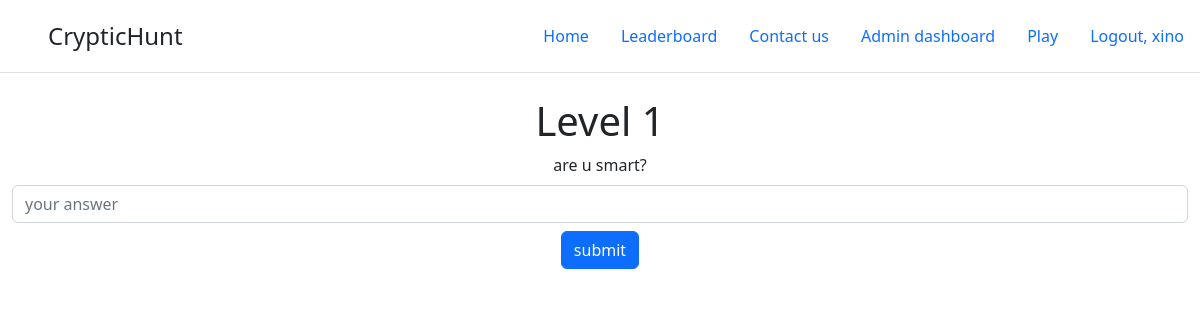
Page /play/1 (signed in) on the earlier database version.
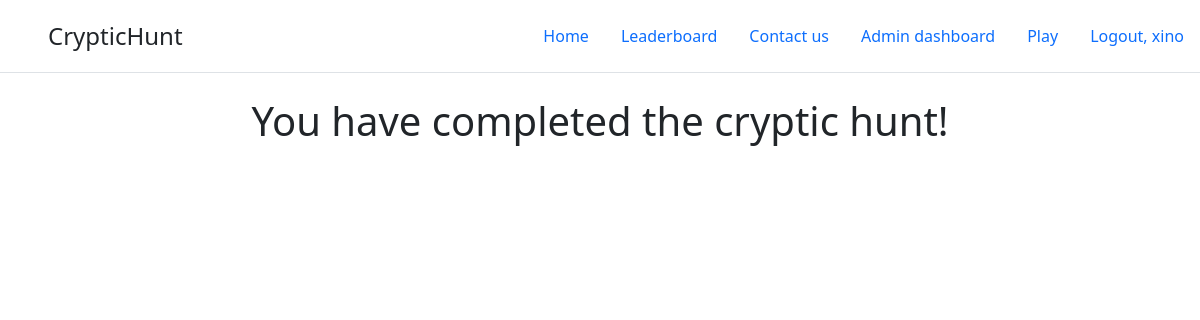
Same page on the later database version.
### hack/models.py (models this page shows)
class Question(db.Model):
    id = db.Column(db.Integer, primary_key=True)
    ques = db.Column(db.String, nullable=False)
    ans = db.Column(db.String, nullable=False)

### app.py (the view, shortened to what this page needs)
@app.route('/play/<id>', methods=['GET', 'POST'])
@login_required
def play(id):
    mess=''
    question = Question.query.filter_by(id=id).first()
    form = HuntForm()
    maxq = Question.query.all()
    return render_template('hunt.html', question=question, form=form, mess=mess, maxq=maxq)

### hack/forms.py
class HuntForm(FlaskForm):
    ans = StringField('answer', validators=[DataRequired()])
    submit = SubmitField('submit')

### hack/models.py (called while the page is built)
@login_manager.user_loader
def load_user(user_id):
    return User.query.get(user_id)

### hack/templates/hunt.html (shortened to what this page needs)
{% extends 'base.html' %}
{% block content %}
{% if current_user.correct_ans >= maxq|length %}
    <center><h1>You have completed the cryptic hunt!</h1></center>
{% else %}
<center>
    <h1>Level {{question.id}}</h1>
    {{question.ques}}?
<form action="/play/{{question.id}}" method="post" class="container-fluid mt-2 ">
    {{form.ans(class='form-control', placeholder='your answer')}}
    {{form.submit(class='btn btn-primary mt-2')}}
</form>
</center>
{% endif %}
{% endblock %}

Differences in the rows shown:
removed Question: id "1", ques "are u smart"
Other differences:
form field submit: "submit" → (not shown)
text no longer shown: "Level ?"
text now shown: "You have completed the cryptic hunt!"
